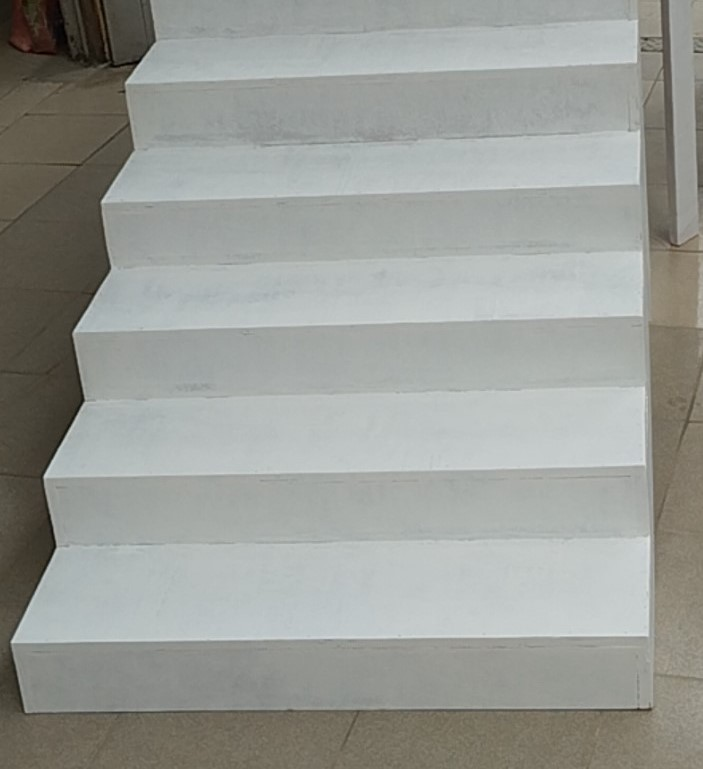
#> input picture src/code_xuLyAnh/anhCauThang.jpg, 703 x 769 px
$ python camera.py
#> lines starting #> are read from the running program, lines starting #| are printed output that depends on the picture; after the words box and inside, x2 and y2 are one past the last pixel; in counts of white or black regions, pixels touching at a corner belong together
#> further down, image is the input picture: shape (769, 703, 3); mean B, G, R 150.8, 155.6, 153.2
# -*- coding: utf-8 -*-
import cv2
import numpy as np

center_x, center_y = 640/2 ,400
w, h = 500, 400

def is_line_similar(line1, line2, threshold=10, distance_threshold = 10):
    """Kiểm tra xem hai đường thẳng có tương tự nhau không."""
    x1, y1, x2, y2 = line1[0]
    x3, y3, x4, y4 = line2[0]

    # Tính độ dốc của hai đường thẳng
    slope1 = (y2 - y1) / (x2 - x1) if (x2 - x1) != 0 else float('inf')
    slope2 = (y4 - y3) / (x4 - x3) if (x4 - x3) != 0 else float('inf')

    # Kiểm tra nếu độ dốc của hai đường thẳng gần bằng nhau
    if abs(slope1 - slope2) > threshold:
        return False

    # Tính khoảng cách từ các điểm của đường thẳng này tới đường thẳng kia
    def point_line_distance(px, py, x1, y1, x2, y2):
        """Tính khoảng cách từ điểm (px, py) tới đường thẳng qua (x1, y1) và (x2, y2)."""
        return abs((y2 - y1) * px - (x2 - x1) * py + x2 * y1 - y2 * x1) / np.sqrt((y2 - y1) ** 2 + (x2 - x1) ** 2)

    distance1 = point_line_distance(x3, y3, x1, y1, x2, y2)
    distance2 = point_line_distance(x4, y4, x1, y1, x2, y2)

    # Kiểm tra nếu khoảng cách từ các điểm này đều nhỏ hơn ngưỡng
    return distance1 < distance_threshold and distance2 < distance_threshold

def detect_canh(anh):
    frame = anh
    y0, x0, channels = frame.shape
#> y0 = 769; x0 = 703; channels = 3

    x = int(x0/2-w/2)
#> x = 101
    y = int(y0-h-20)
#> y = 349

    # Define the region of interest (ROI)
    roi = frame[y:y+h, x:x+w]

    # Convert the ROI to grayscale
    gray = cv2.cvtColor(roi, cv2.COLOR_BGR2GRAY)

    # Apply Gaussian blur to the grayscale image
    blurred = cv2.GaussianBlur(gray, (9, 9), 10)
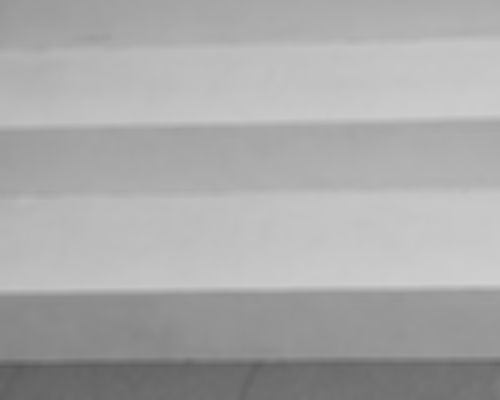
#> blurred: shape (400, 500); min 88, max 208, mean 169.6
    cv2.imshow("blurred",blurred)

    # Tạo kernel (cấu trúc hình thái)
    kernel = np.ones((5,5), np.uint8)

    ng = 10
    # Use Canny edge detection to detect edges
    edges = cv2.Canny(blurred, ng,ng+5 )
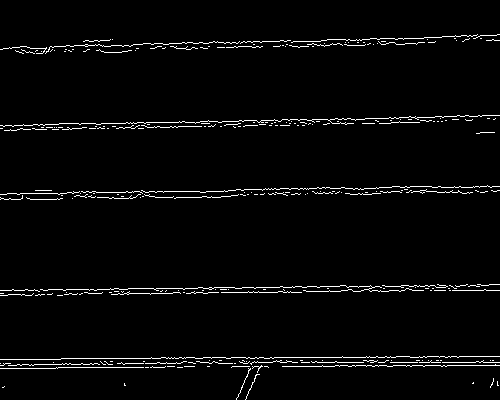
#> edges: shape (400, 500); 2.8% white in thin lines or dots
    cv2.imshow("canny",edges)

    # Dãn ảnh
    dilated_image = cv2.dilate(edges, kernel, iterations=5)
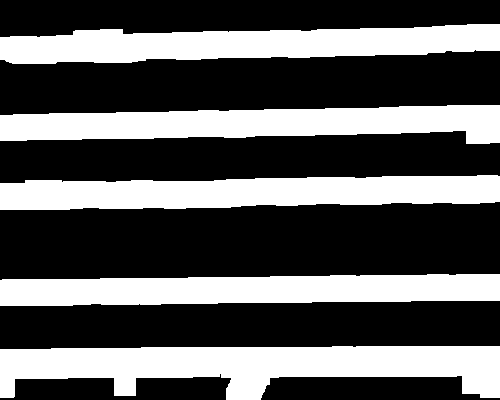
#> dilated_image: shape (400, 500); 36.2% white; 5 white regions, box (x1, y1, x2, y2) and area: (0, 346, 500, 400) 17534, (0, 24, 500, 64) 13917, (0, 175, 500, 210) 13886, (0, 105, 500, 144) 13747, (0, 274, 500, 306) 13336
    cv2.imshow("dilated_image",dilated_image)

    # Thu nhỏ ảnh
    eroded_image = cv2.erode(dilated_image, kernel, iterations=5)
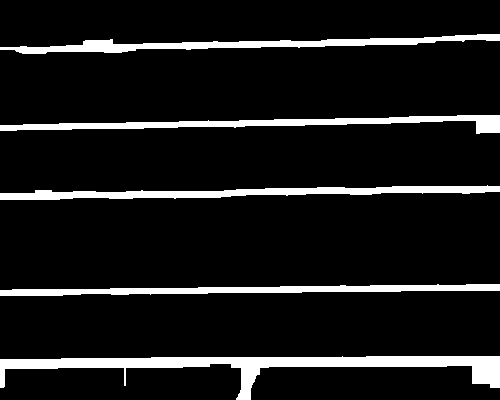
#> eroded_image: shape (400, 500); 9.8% white; 5 white regions, box (x1, y1, x2, y2) and area: (0, 356, 500, 400) 6214, (0, 185, 500, 200) 3496, (0, 115, 500, 134) 3367, (0, 34, 500, 54) 3357, (0, 284, 500, 296) 3146
    cv2.imshow("eroded_image",eroded_image)

    # cv2.imshow("canny",eroded_image)

    # Apply Hough Line Transform to detect lines
    lines = cv2.HoughLinesP(edges, 1, np.pi / 180, threshold=10, minLineLength=10, maxLineGap=100)
#> lines = 63 rows, first 6: [0, 194, 487, 185], [53, 362, 499, 362], [25, 295, 456, 288], [0, 125, 443, 117], [342, 356, 499, 356], [23, 124, 499, 115]

    # Loại bỏ các đường trùng lặp
    unique_lines = []
    mid_x, mid_y, angle = 0, 0, 0
    if lines is not None:
        for line in lines:
            is_duplicate = False
            for unique_line in unique_lines:
                if is_line_similar(line, unique_line):
                    is_duplicate = True
                    break
            if not is_duplicate:
                unique_lines.append(line)
#> this loop made 63 passes
#> line on passes 1, 24, 25, 26, 27, 28, 29, 30, 31, 32, 33, 34: [[0, 194, 487, 185]], [[0, 363, 251, 363]], [[0, 290, 201, 287]], [[56, 367, 268, 367]], [[155, 47, 463, 41]], [[4, 364, 124, 364]], [[209, 360, 493, 360]], [[0, 368, 57, 368]], [[182, 42, 477, 37]], [[0, 199, 54, 199]], [[100, 361, 482, 361]], [[19, 52, 190, 49]]

        unique_lines = unique_lines[::-1]
        x1m, y1m, x2m, y2m = unique_lines[0][0]
        min_line = unique_lines[0][0]

        for line in unique_lines:
            x1, y1, x2, y2 = line[0]
            cv2.line(roi, (x1, y1), (x2, y2), (255, 0, 255), 5)
            if(x1m>x1):
                min_line = line
#> this loop made 14 passes
#> line on passes 1 to 12: [[416, 44, 499, 40]], [[83, 41, 197, 48]], [[441, 192, 459, 191]], [[439, 285, 478, 290]], [[246, 398, 259, 368]], [[476, 133, 490, 132]], [[30, 48, 127, 51]], [[316, 291, 379, 286]], [[0, 199, 54, 199]], [[20, 46, 481, 38]], [[0, 125, 443, 117]], [[25, 295, 456, 288]]
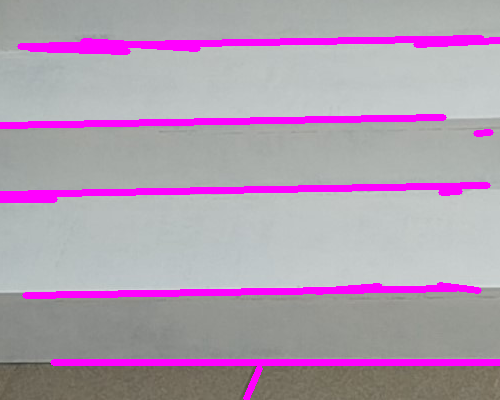
#> roi: shape (400, 500, 3); mean B, G, R 176.1, 156.1, 175.6

            # Vẽ các đường thẳng không trùng lặp lên ảnh gốc
        x1, y1, x2, y2 = min_line[0]
        cv2.line(roi, (x1, y1), (x2, y2), (0, 0, 255), 5)

        angle = np.arctan2(y2 - y1, x2 - x1)
        cv2.putText(roi, "{:.2f}".format(angle * 180 / np.pi), (x1+10, y1-10), cv2.FONT_HERSHEY_SIMPLEX, 0.8, (255, 255, 0), 1, cv2.LINE_AA)

        mid_x, mid_y = (x1+x2)/2, (y1+y2)/2
        roi = cv2.circle(roi, (mid_x, mid_y), 10, (0, 0, 255), -1)
    # Place the processed ROI back into the frame
    roi = cv2.circle(roi, (center_x, center_y), 10, (0, 255, 0), -1)
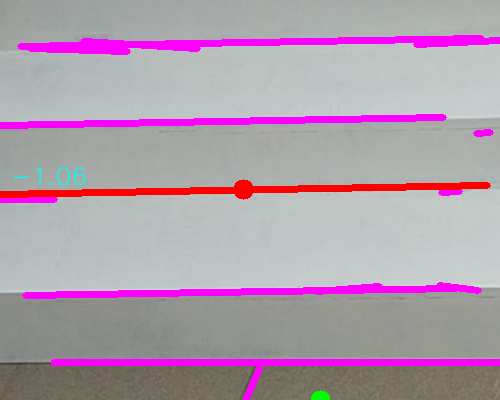
#> roi: shape (400, 500, 3); mean B, G, R 171.6, 156.1, 175.4
    frame[y:y+h, x:x+w] = roi

    # Draw the ROI rectangle on the frame
    cv2.rectangle(frame, (x, y), (x+w, y+h), (0, 255, 0), 2)
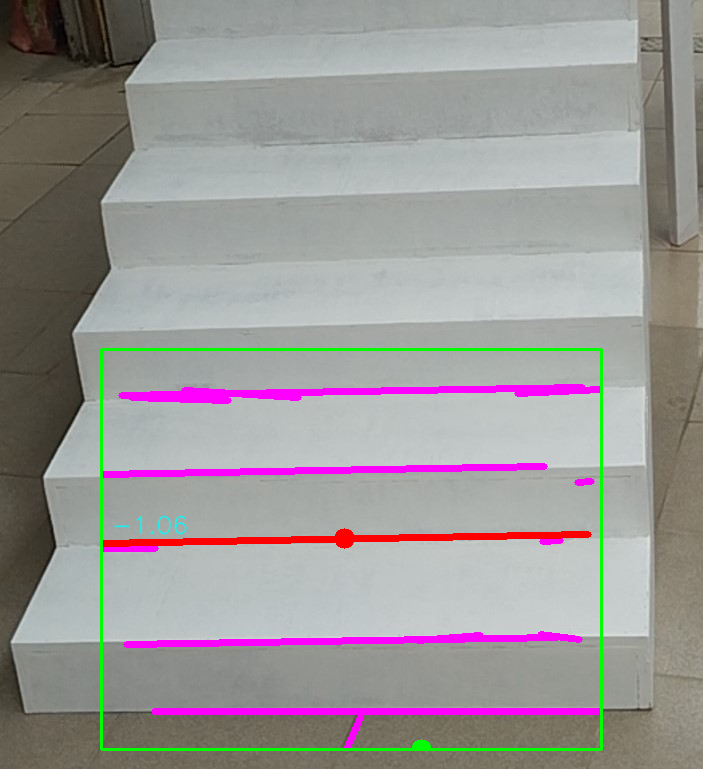
#> frame: shape (769, 703, 3); mean B, G, R 150.8, 151.1, 154.7


    # Display the result
    return frame, mid_x, mid_y, angle


image = cv2.imread("anhCauThang.jpg")
image,x,y,e = detect_canh(image)
cv2.imshow("detect",image)

cv2.waitKey(0)

# Đóng tất cả các cửa sổ hiển thị
cv2.destroyAllWindows()
